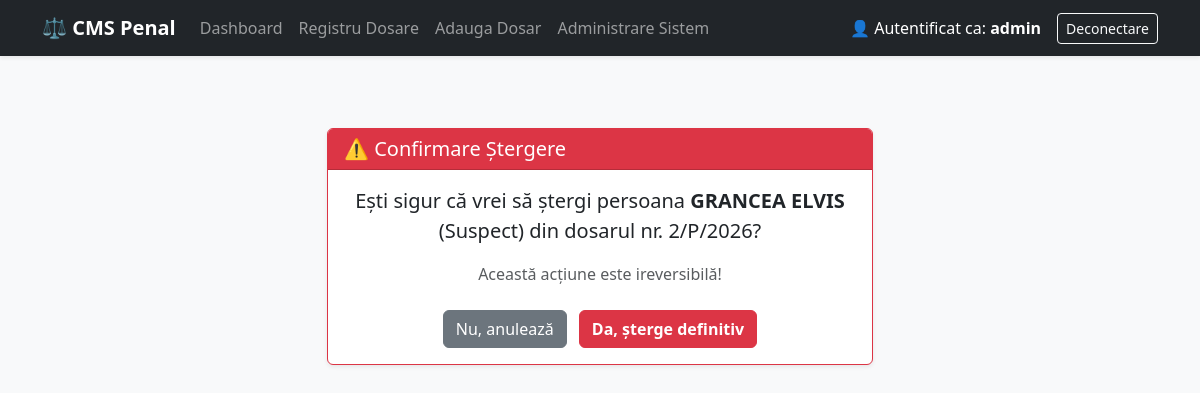
The app's page /cases/parte/3/sterge/ (signed in), older data.
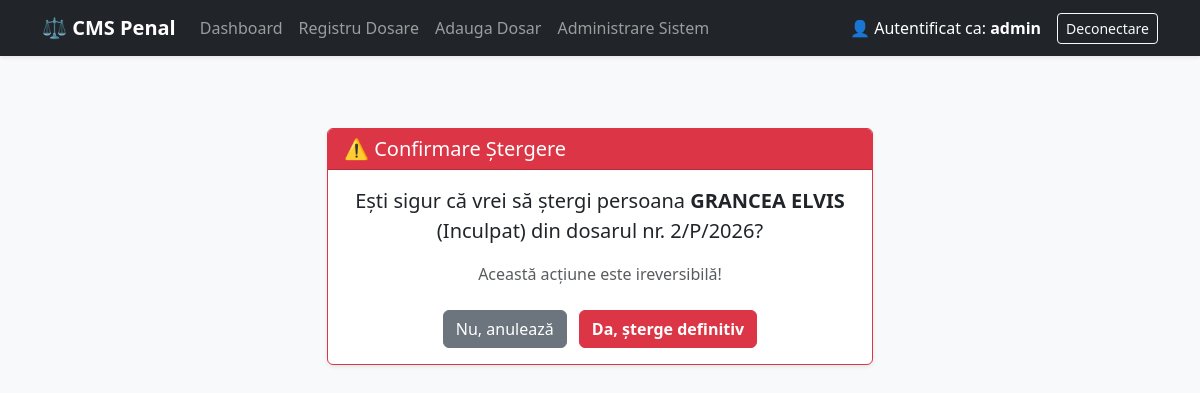
The same page, newer data.
### cases/models.py (models this page shows, shortened)
class ParteImplicata(models.Model):
    class Calitate(models.TextChoices):
        SUSPECT = 'SUSPECT', 'Suspect'
        INCULPAT = 'INCULPAT', 'Inculpat'
        PARTE_VATAMATA = 'PARTE_VATAMATA', 'Parte Vătămată'
        PARTE_CIVILA = 'PARTE_CIVILA', 'Parte Civilă'
        MARTOR = 'MARTOR', 'Martor'
    dosar = models.ForeignKey(Dosar, on_delete=models.CASCADE, related_name='parti_implicate')
    nume_complet = models.CharField(max_length=150)
    cnp = models.CharField(max_length=13, blank=True, null=True, verbose_name="CNP")
    calitate_procesuala = models.CharField(max_length=20, choices=Calitate.choices)
    mentiuni = models.TextField(blank=True, null=True, help_text="Alte date de contact, antecedente, etc.")
    class Meta:
        verbose_name = "Parte Implicată"
        verbose_name_plural = "Părți Implicate"
    history = HistoricalRecords() # <--- PĂSTREAZĂ ISTORICUL PĂRȚILOR

class Dosar(models.Model):
    class Stadiu(models.TextChoices):
        POLITIE = 'POLITIE', 'În lucru la Poliție'
        PROCUROR = 'PROCUROR', 'În lucru la Procuror'
        SOLUTIONAT = 'SOLUTIONAT', 'Soluționat'
    class Solutie(models.TextChoices):
        TRIMITERE = 'TRIMITERE', 'Trimitere în judecată'
        CLASARE = 'CLASARE', 'Clasare'
        RENUNTARE = 'RENUNTARE', 'Renunțare la urmărirea penală'
        DECLINARE = 'DECLINARE', 'Declinare'
        SUSPENDARE = 'SUSPENDARE', 'Suspendare'
        TRECERE = 'TRECERE', 'Trecere la alt organ'
    numar_unic = models.CharField(max_length=50, unique=True, help_text="Ex: 123/P/2026")
    data_inregistrarii = models.DateField(auto_now_add=True) # Se completează automat la creare
    infractiune_cercetata = models.TextField(help_text="Descrierea faptei și încadrarea juridică (ex: Furt calificat, art. 229 C.pen)")
    stadiu = models.CharField(
        max_length=20,
        choices=Stadiu.choices,
        default=Stadiu.POLITIE
    )
    tip_solutie = models.CharField(
        max_length=20,
        choices=Solutie.choices,
        null=True,
        blank=True
    )
    data_solutiei = models.DateField(null=True, blank=True)
    ofiter_caz = models.ForeignKey(
        settings.AUTH_USER_MODEL,
        on_delete=models.SET_NULL,
        null=True,
        blank=True,
        related_name='dosare_instrumentate'
    )
    procuror_caz = models.ForeignKey(
        settings.AUTH_USER_MODEL,
        on_delete=models.SET_NULL,
        null=True,
        blank=True,
        related_name='dosare_supravegheate'
    )
    grefier_caz = models.ForeignKey(
        settings.AUTH_USER_MODEL,
        on_delete=models.SET_NULL,
        null=True,
        blank=True,
        related_name='dosare_gestionate'
    )
    class Meta:
        verbose_name = "Dosar Penal"
        verbose_name_plural = "Dosare Penale"
        ordering = ['-data_inregistrarii'] # Sortează descrescător după dată
    def are_drepturi_editare(self, utilizator):
        if not utilizator.is_authenticated:
            return False
        if utilizator.is_superuser or utilizator.rol == 'ADMIN':
            return True
    history = HistoricalRecords(verbose_name="Istoric Dosar") # <--- PĂSTREAZĂ ISTORICUL DOSARULUI

### cases/views.py (the view)
# urls.py: path('parte/<int:pk>/sterge/', views.stergere_parte, name='stergere_parte'),
@login_required
def stergere_parte(request, pk):
    parte = get_object_or_404(ParteImplicata, pk=pk)
    dosar_id = parte.dosar.pk
    if not parte.dosar.are_drepturi_editare(request.user) and not request.user.is_superuser:
        raise PermissionDenied("Nu ai permisiunea de a edita acest dosar.")
    if request.method == 'POST':
        parte.delete() # Șterge efectiv din baza de date
        return redirect('cases:detalii_dosar', pk=dosar_id)
    context = {'parte': parte}
    return render(request, 'cases/stergere_parte.html', context)

### cases/templates/cases/stergere_parte.html (shortened to what this page needs)
{% extends 'base.html' %}
{% block content %}
<div class="row justify-content-center">
    <div class="col-md-6">
        <div class="card shadow-sm mt-5 border-danger">
            <div class="card-header bg-danger text-white">
                <h5 class="mb-0">⚠️ Confirmare Ștergere</h5>
            </div>
            <div class="card-body text-center">
                <p class="fs-5">Ești sigur că vrei să ștergi persoana <strong>{{ parte.nume_complet }}</strong> ({{ parte.get_calitate_procesuala_display }}) din dosarul nr. {{ parte.dosar.numar_unic }}?</p>
                <p class="text-muted">Această acțiune este ireversibilă!</p>
                <form method="POST" class="mt-4">
                    <a href="{% url 'cases:detalii_dosar' parte.dosar.pk %}" class="btn btn-secondary me-2">Nu, anulează</a>
                    <button type="submit" class="btn btn-danger fw-bold">Da, șterge definitiv</button>
                </form>
            </div>
        </div>
    </div>
</div>
{% endblock %}

Row changes from the older to the newer data that the page shows:
changed ParteImplicata "GRANCEA ELVIS": calitate_procesuala "Suspect" → "Inculpat"
